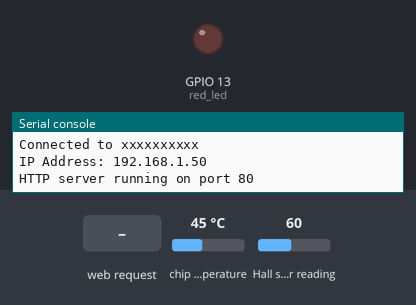
Bench run of a program on a simulated ESP32 board running MicroPython. Parts: output pins drawn as LEDs (lit = HIGH), the last lines printed to the serial console. The inputs (shaded band) are chosen by the test bench; at power-on: chip temperature 45 °C, Hall sensor reading 60. WiFi joins after 1.5 s; the clock reads 2024-03-15 10:24:30 at power-on unless the program sets it.

Above: at 3.2 s.
3.3 s: HTTP request GET /?red_led=on received
At 4.5 s:
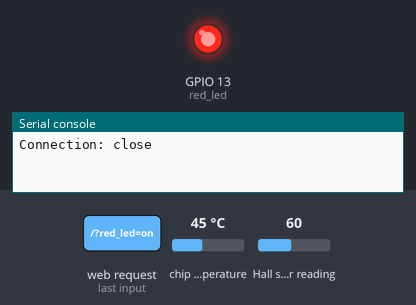
4.8 s: HTTP request GET /?red_led=off received
At 5.8 s:
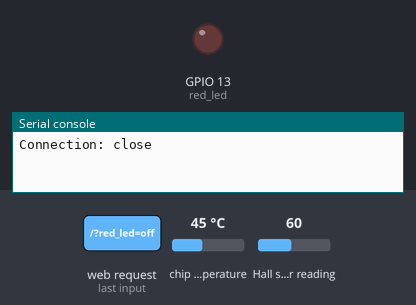
Timing chart, 0 to 7.8 s (numbered marks = the images above; inputs shaded):
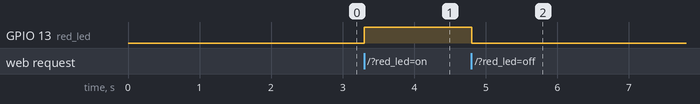

Measured:
- after the input at 3.3 s, GPIO 13 (red_led): LOW → HIGH at once
- after the input at 4.8 s, GPIO 13 (red_led): HIGH → LOW at once

The program:

espserver.py
```python
"""
espserver.py
ESP32 HTTP Web Server
MicroPython v1.20 recommended for hall sensor support
MAJHARUL HOQUE
m.harulhoq@gmail.com
"""

# Required Libraries
import network
import socket
import esp32
from machine import Pin


# =========================
# USER SETTINGS
# =========================
# -------------------------
# WiFi SETTINGS
# -------------------------
WIFI_SSID = "xxxxxxxxxx"
WIFI_PASSWORD = "xxxxxxxx"

# Change this if your onboard red LED is on a different GPIO
LED_PIN = 13

# =========================
# GLOBAL VARIABLES
# =========================
temp = 0
hall = 0
red_led_state = "OFF"

red_led = Pin(LED_PIN, Pin.OUT)
red_led.value(0)


def web_page():
    """Function to build the HTML webpage which should be displayed
    in client (web browser on PC or phone) when the client sends a request
    the ESP32 server.

    Global variables:
    temp, hall, red_led_state
    """

    html_webpage = """<!DOCTYPE HTML><html>
    <head>
    <title>ESP32 Web Server</title>
    <meta name="viewport" content="width=device-width, initial-scale=1">
    <link rel="stylesheet" href="https://use.fontawesome.com/releases/v5.7.2/css/all.css" integrity="sha384-fnmOCqbTlWIlj8LyTjo7mOUStjsKC4pOpQbqyi7RrhN7udi9RwhKkMHpvLbHG9Sr" crossorigin="anonymous">
    <style>
    html {
     font-family: Arial;
     display: inline-block;
     margin: 0px auto;
     text-align: center;
    }
    h1 { font-size: 3.0rem; }
    p { font-size: 3.0rem; }
    .units { font-size: 1.5rem; }
    .sensor-labels{
      font-size: 1.5rem;
      vertical-align:middle;
      padding-bottom: 15px;
    }
    .button {
        display: inline-block; background-color: #e7bd3b; border: none;
        border-radius: 4px; color: white; padding: 16px 40px; text-decoration: none;
        font-size: 30px; margin: 2px; cursor: pointer;
    }
    .button2 {
        background-color: #4286f4;
    }
    </style>
    </head>
    <body>
    <h1>ESP32 WEB Server</h1>
    <p>
    <i class="fas fa-thermometer-half" style="color:#059e8a;"></i>
    <span class="sensor-labels">Temperature</span>
    <span>""" + str(temp) + """</span>
    <sup class="units">&deg;F</sup>
    </p>
    <p>
    <i class="fas fa-bolt" style="color:#00add6;"></i>
    <span class="sensor-labels">Hall</span>
    <span>""" + str(hall) + """</span>
    <sup class="units">V</sup>
    </p>
    <p>
    RED LED Current State: <strong>""" + red_led_state + """</strong>
    </p>
    <p>
    <a href="/?red_led=on"><button class="button">RED ON</button></a>
    </p>
    <p>
    <a href="/?red_led=off"><button class="button button2">RED OFF</button></a>
    </p>
    </body>
    </html>"""
    return html_webpage

# WiFi connection module
def connect_wifi():
    wlan = network.WLAN(network.STA_IF)
    wlan.active(True)

    if not wlan.isconnected():
        print("Connecting to Wi-Fi...")
        wlan.connect(WIFI_SSID, WIFI_PASSWORD)

        import time
        timeout_s = 20
        start = time.time()
        while not wlan.isconnected():
            if time.time() - start > timeout_s:
                raise RuntimeError("Wi-Fi connection timed out")
            time.sleep(1)

    print("Connected to", WIFI_SSID)
    print("IP Address:", wlan.ifconfig()[0])
    return wlan

# Read and update Sensor values
def update_sensor_values():
    global temp, hall, red_led_state
    temp = esp32.raw_temperature()
    hall = esp32.hall_sensor()
    red_led_state = "ON" if red_led.value() else "OFF"


def main():
    connect_wifi()
    update_sensor_values()

    addr = socket.getaddrinfo("0.0.0.0", 80)[0][-1]
    server = socket.socket()
    server.bind(addr)
    server.listen(5)

    print("HTTP server running on port 80")

    while True:
        client, client_addr = server.accept()
        print("Client connected from", client_addr)

        try:
            request = client.recv(1024)
            request_str = request.decode()
            print("Request:")
            print(request_str)

            if "/?red_led=on" in request_str:
                red_led.value(1)
            elif "/?red_led=off" in request_str:
                red_led.value(0)

            update_sensor_values()
            response = web_page()

            client.send("HTTP/1.1 200 OK\r\n")
            client.send("Content-Type: text/html\r\n")
            client.send("Connection: close\r\n")
            client.send("\r\n")
            client.send(response)

        except Exception as e:
            print("Error:", e)

        finally:
            client.close()


if __name__ == "__main__":
    main()
```
